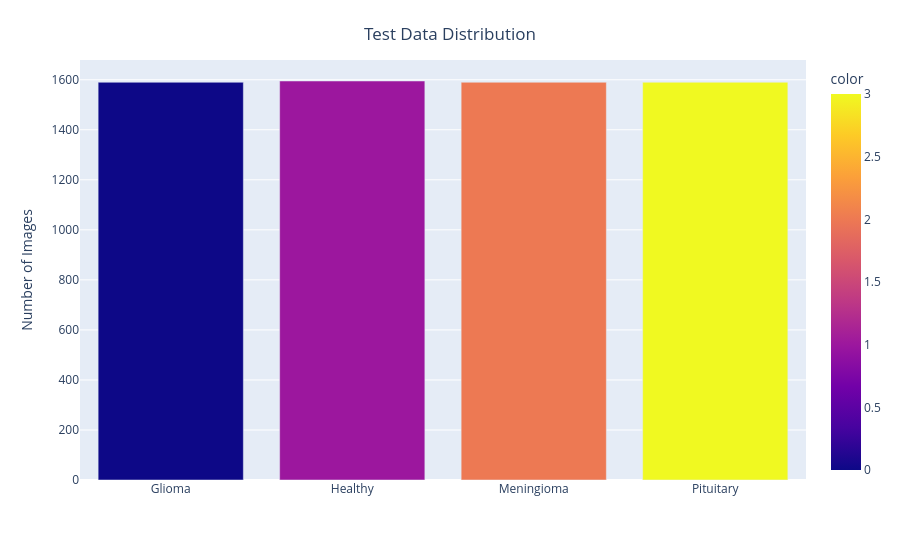

The notebook cell saved with this chart:
### Code cell
fig = px.bar(x = CLASS_LABELS,
             y = [list(test_generator.classes).count(i) for i in np.unique(test_generator.classes)] , 
             color = np.unique(test_generator.classes) ,
             color_continuous_scale="plasma") 
fig.update_xaxes(title="")
fig.update_yaxes(title = "Number of Images")
fig.update_layout(showlegend = True,
    title = {
        'text': 'Test Data Distribution ',
        'y':0.95,
        'x':0.5,
        'xanchor': 'center',
        'yanchor': 'top'})
fig.show()

### Figure 1 — Plotly figure (JSON) as saved in the notebook; plotly's stock layout.template omitted (floating-point values rounded to 4 significant figures)
{"data": [{"hovertemplate": "x=%{x}<br>y=%{y}<br>color=%{marker.color}<extra></extra>", "legendgroup": "", "marker": {"color": [0, 1, 2, 3], "coloraxis": "coloraxis", "pattern": {"shape": ""}}, "name": "", "orientation": "v", "showlegend": false, "textposition": "auto", "type": "bar", "x": ["Glioma", "Healthy", "Meningioma", "Pituitary"], "xaxis": "x", "y": [1590, 1595, 1590, 1590], "yaxis": "y"}], "layout": {"barmode": "relative", "coloraxis": {"colorbar": {"title": {"text": "color"}}, "colorscale": [[0, "#0d0887"], [0.1111, "#46039f"], [0.2222, "#7201a8"], [0.3333, "#9c179e"], [0.4444, "#bd3786"], [0.5556, "#d8576b"], [0.6667, "#ed7953"], [0.7778, "#fb9f3a"], [0.8889, "#fdca26"], [1, "#f0f921"]]}, "legend": {"tracegroupgap": 0}, "margin": {"t": 60}, "showlegend": true, "title": {"text": "Test Data Distribution ", "x": 0.5, "xanchor": "center", "y": 0.95, "yanchor": "top"}, "xaxis": {"anchor": "y", "domain": [0, 1], "title": {"text": ""}}, "yaxis": {"anchor": "x", "domain": [0, 1], "title": {"text": "Number of Images"}}}}
